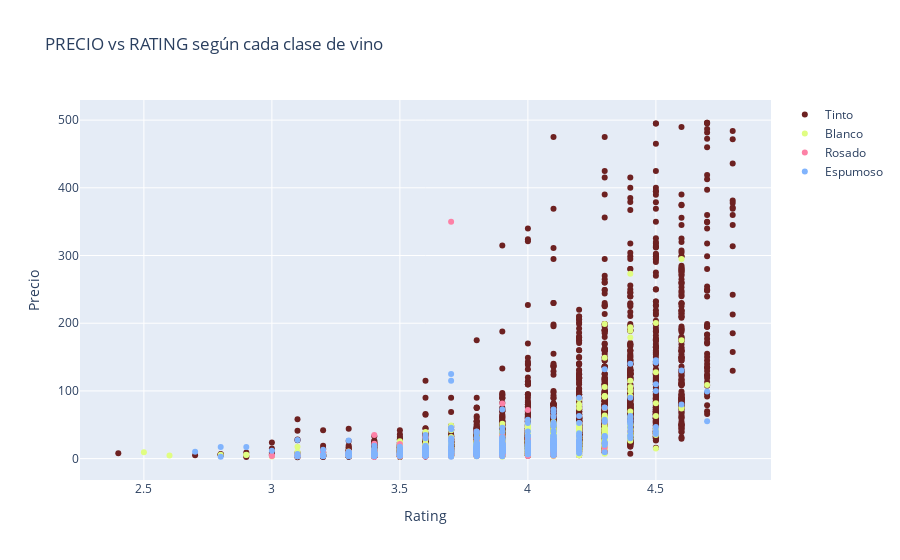

The notebook cell saved with this chart:
### Code cell
# Relacionamos el precio con el rating según el tipo de vino

dftinto = vinos[vinos.Clase == "Tinto"]
dfblanco = vinos[vinos.Clase == "Blanco"]
dfrosado = vinos[vinos.Clase == "Rosado"]
dfespumoso = vinos[vinos.Clase == "Espumoso"]

trace1 =go.Scatter(
                    x = dftinto.Rating,
                    y = dftinto.Precio,
                    mode = "markers",
                    name = "Tinto",
                    marker = dict(color = 'rgba(109, 33, 33, 1)'),
                    text= dftinto.Vino)

trace2 =go.Scatter(
                    x = dfblanco.Rating,
                    y = dfblanco.Precio,
                    mode = "markers",
                    name = "Blanco",
                    marker = dict(color = 'rgba(224, 253, 129, 1)'),
                    text= dfblanco.Vino)

trace3 =go.Scatter(
                    x = dfrosado.Rating,
                    y = dfrosado.Precio,
                    mode = "markers",
                    name = "Rosado",
                    marker = dict(color = 'rgba(253, 129, 166, 1)'),
                    text= dfrosado.Vino)

trace4 =go.Scatter(
                    x = dfespumoso.Rating,
                    y = dfespumoso.Precio,
                    mode = "markers",
                    name = "Espumoso",
                    marker = dict(color = 'rgba(129, 180, 253, 1)'),
                    text= dfespumoso.Vino)

data = [trace1, trace2, trace3, trace4]

layout = dict(title = 'PRECIO vs RATING según cada clase de vino',
              xaxis= dict(title= 'Rating',ticklen= 5,zeroline= False),
              yaxis= dict(title= 'Precio',ticklen= 5,zeroline= False)
             )

fig = go.Figure(dict(data = data, layout = layout))
iplot(fig)

### Figure 1 — Plotly figure (JSON) as saved in the notebook; plotly's stock layout.template omitted (floating-point values rounded to 4 significant figures; data arrays with more than 128 entries replaced by an {"elided": "..."} marker saying what was removed)
{"data": [{"marker": {"color": "rgba(109, 33, 33, 1)"}, "mode": "markers", "name": "Tinto", "text": {"elided": "6453 str values"}, "type": "scatter", "x": {"elided": "6453 float values"}, "y": {"elided": "6453 float values"}}, {"marker": {"color": "rgba(224, 253, 129, 1)"}, "mode": "markers", "name": "Blanco", "text": {"elided": "1988 str values"}, "type": "scatter", "x": {"elided": "1988 float values"}, "y": {"elided": "1988 float values"}}, {"marker": {"color": "rgba(253, 129, 166, 1)"}, "mode": "markers", "name": "Rosado", "text": {"elided": "347 str values"}, "type": "scatter", "x": {"elided": "347 float values"}, "y": {"elided": "347 float values"}}, {"marker": {"color": "rgba(129, 180, 253, 1)"}, "mode": "markers", "name": "Espumoso", "text": {"elided": "618 str values"}, "type": "scatter", "x": {"elided": "618 float values"}, "y": {"elided": "618 float values"}}], "layout": {"title": {"text": "PRECIO vs RATING según cada clase de vino"}, "xaxis": {"ticklen": 5, "title": {"text": "Rating"}, "zeroline": false}, "yaxis": {"ticklen": 5, "title": {"text": "Precio"}, "zeroline": false}}}
